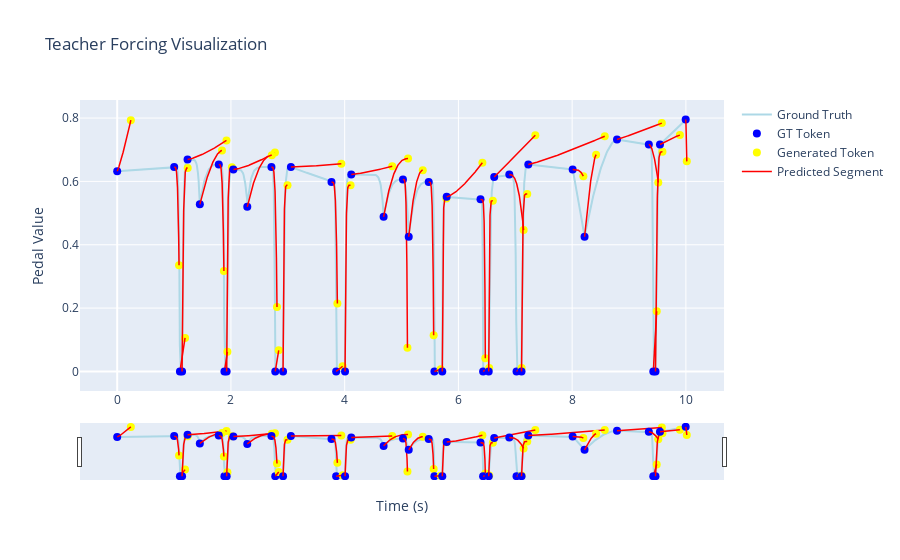

The notebook cell this image was saved under:
### Code cell
fig = visualize_teacher_forcing(model, dataset)
fig.show()
